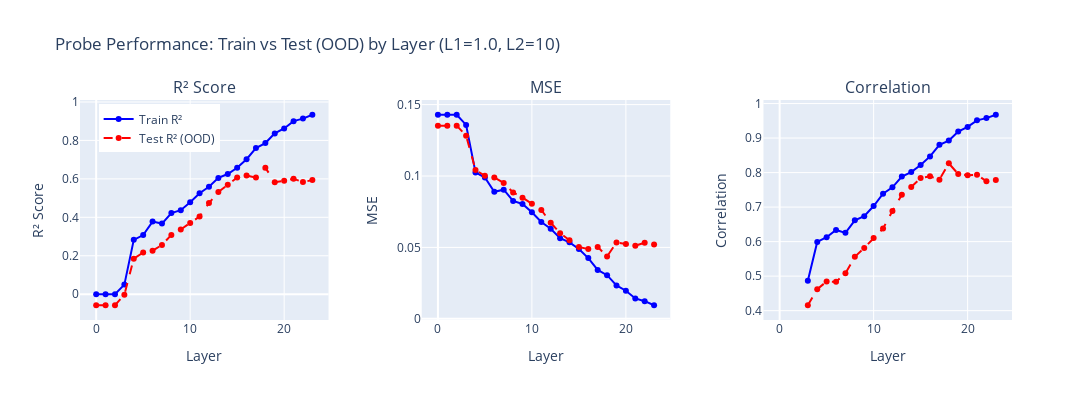

The cell this chart's notebook holds for it:
### Code cell
import numpy as np
from sklearn.linear_model import Ridge, Lasso, ElasticNet
from sklearn.metrics import r2_score, mean_squared_error
from scipy.stats import pearsonr
from sklearn.preprocessing import normalize
import plotly.graph_objects as go
from plotly.subplots import make_subplots
import seaborn as sns
import matplotlib.pyplot as plt

# Regularization parameters (set to 0 for no regularization)
L1_REG = 1.0  # L1 regularization strength (alpha for Lasso/ElasticNet)
L2_REG = 10  # L2 regularization strength (alpha for Ridge/ElasticNet)

# If both L1 and L2 are non-zero, use ElasticNet
# If only L1 is non-zero, use Lasso
# If only L2 is non-zero, use Ridge
# If both are zero, use Ridge with alpha=0 (equivalent to LinearRegression)

# Get unique prompt names and sort them
unique_prompts = sorted(set(m['prompt_name'] for m in metadata))
print(f"Total prompts: {len(unique_prompts)}")

# Last 5 prompts for OOD test set
test_prompts = unique_prompts[-5:]
train_prompts = unique_prompts[:-5]

print(f"\nTrain prompts ({len(train_prompts)}): {train_prompts}")
print(f"Test prompts ({len(test_prompts)}): {test_prompts}")

# Create train/test masks based on prompt names
train_mask = np.array([m['prompt_name'] in train_prompts for m in metadata])
test_mask = np.array([m['prompt_name'] in test_prompts for m in metadata])

print(f"\nTrain sentences: {train_mask.sum()}")
print(f"Test sentences: {test_mask.sum()}")

# Split data
X_train = activations[train_mask]  # (train_sentences, num_layers, hidden_dim)
X_test = activations[test_mask]
y_train = labels[train_mask]
y_test = labels[test_mask]

num_layers = activations.shape[1]
hidden_dim = activations.shape[2]

# Store all probe directions (coefficients) - shape: (num_layers, hidden_dim)
probe_directions = np.zeros((num_layers, hidden_dim))

# Train linear regression for each layer
results = {
    'layer': [],
    'train_r2': [],
    'train_mse': [],
    'train_corr': [],
    'test_r2': [],
    'test_mse': [],
    'test_corr': []
}

print("\n" + "="*70)
print(f"Training probes with L1_REG={L1_REG}, L2_REG={L2_REG}...")
print("="*70)

for layer_idx in range(num_layers):
    # Extract activations for this layer
    X_train_layer = X_train[:, layer_idx, :]  # (train_sentences, hidden_dim)
    X_test_layer = X_test[:, layer_idx, :]    # (test_sentences, hidden_dim)
    
    # Choose model based on regularization
    if L1_REG > 0 and L2_REG > 0:
        # ElasticNet: l1_ratio controls L1 vs L2 balance
        # alpha = L1_REG + L2_REG, l1_ratio = L1_REG / (L1_REG + L2_REG)
        total_alpha = L1_REG + L2_REG
        l1_ratio = L1_REG / total_alpha if total_alpha > 0 else 0.5
        model = ElasticNet(alpha=total_alpha, l1_ratio=l1_ratio, max_iter=10000)
    elif L1_REG > 0:
        model = Lasso(alpha=L1_REG, max_iter=10000)
    else:
        # Use Ridge (works for both L2_REG > 0 and L2_REG == 0)
        model = Ridge(alpha=L2_REG, max_iter=10000)
    
    model.fit(X_train_layer, y_train)
    
    # Save the probe direction (coefficients)
    probe_directions[layer_idx, :] = model.coef_
    
    # Predict on both train and test
    y_pred_train = model.predict(X_train_layer)
    y_pred_test = model.predict(X_test_layer)
    
    # Compute train metrics
    train_r2 = r2_score(y_train, y_pred_train)
    train_mse = mean_squared_error(y_train, y_pred_train)
    train_corr, _ = pearsonr(y_train, y_pred_train)
    
    # Compute test metrics
    test_r2 = r2_score(y_test, y_pred_test)
    test_mse = mean_squared_error(y_test, y_pred_test)
    test_corr, _ = pearsonr(y_test, y_pred_test)
    
    # Store results
    results['layer'].append(layer_idx)
    results['train_r2'].append(train_r2)
    results['train_mse'].append(train_mse)
    results['train_corr'].append(train_corr)
    results['test_r2'].append(test_r2)
    results['test_mse'].append(test_mse)
    results['test_corr'].append(test_corr)
    
    # Print metrics for this layer
    print(f"Layer {layer_idx:2d}: Train R²={train_r2:7.4f} Test R²={test_r2:7.4f} | "
          f"Train Corr={train_corr:7.4f} Test Corr={test_corr:7.4f} | "
          f"Gap R²={train_r2-test_r2:7.4f}")

print("="*70)
print(f"Probe directions saved! Shape: {probe_directions.shape}")

# Convert to numpy arrays for plotting
results['layer'] = np.array(results['layer'])
results['train_r2'] = np.array(results['train_r2'])
results['train_mse'] = np.array(results['train_mse'])
results['train_corr'] = np.array(results['train_corr'])
results['test_r2'] = np.array(results['test_r2'])
results['test_mse'] = np.array(results['test_mse'])
results['test_corr'] = np.array(results['test_corr'])

# Create plots
fig = make_subplots(
    rows=1, cols=3,
    subplot_titles=('R² Score', 'MSE', 'Correlation'),
    horizontal_spacing=0.1
)

# R² plot
fig.add_trace(
    go.Scatter(
        x=results['layer'],
        y=results['train_r2'],
        mode='lines+markers',
        name='Train R²',
        line=dict(width=2, color='blue'),
        marker=dict(size=6)
    ),
    row=1, col=1
)
fig.add_trace(
    go.Scatter(
        x=results['layer'],
        y=results['test_r2'],
        mode='lines+markers',
        name='Test R² (OOD)',
        line=dict(width=2, color='red', dash='dash'),
        marker=dict(size=6)
    ),
    row=1, col=1
)

# MSE plot
fig.add_trace(
    go.Scatter(
        x=results['layer'],
        y=results['train_mse'],
        mode='lines+markers',
        name='Train MSE',
        line=dict(width=2, color='blue'),
        marker=dict(size=6),
        showlegend=False
    ),
    row=1, col=2
)
fig.add_trace(
    go.Scatter(
        x=results['layer'],
        y=results['test_mse'],
        mode='lines+markers',
        name='Test MSE (OOD)',
        line=dict(width=2, color='red', dash='dash'),
        marker=dict(size=6),
        showlegend=False
    ),
    row=1, col=2
)

# Correlation plot
fig.add_trace(
    go.Scatter(
        x=results['layer'],
        y=results['train_corr'],
        mode='lines+markers',
        name='Train Corr',
        line=dict(width=2, color='blue'),
        marker=dict(size=6),
        showlegend=False
    ),
    row=1, col=3
)
fig.add_trace(
    go.Scatter(
        x=results['layer'],
        y=results['test_corr'],
        mode='lines+markers',
        name='Test Corr (OOD)',
        line=dict(width=2, color='red', dash='dash'),
        marker=dict(size=6),
        showlegend=False
    ),
    row=1, col=3
)

# Update axes
fig.update_xaxes(title_text="Layer", row=1, col=1)
fig.update_xaxes(title_text="Layer", row=1, col=2)
fig.update_xaxes(title_text="Layer", row=1, col=3)

fig.update_yaxes(title_text="R² Score", row=1, col=1)
fig.update_yaxes(title_text="MSE", row=1, col=2)
fig.update_yaxes(title_text="Correlation", row=1, col=3)

fig.update_layout(
    title_text=f"Probe Performance: Train vs Test (OOD) by Layer (L1={L1_REG}, L2={L2_REG})",
    height=400,
    width=1400,
    legend=dict(x=0.02, y=0.98)
)

fig.show()

# Print summary statistics
print("\n" + "="*70)
print("SUMMARY STATISTICS")
print("="*70)
print(f"\nTRAIN PERFORMANCE:")
print(f"  Best R²: {results['train_r2'].max():.4f} at layer {results['layer'][results['train_r2'].argmax()]}")
print(f"  Best Correlation: {results['train_corr'].max():.4f} at layer {results['layer'][results['train_corr'].argmax()]}")
print(f"  Mean R²: {results['train_r2'].mean():.4f} ± {results['train_r2'].std():.4f}")
print(f"  Mean Correlation: {results['train_corr'].mean():.4f} ± {results['train_corr'].std():.4f}")

print(f"\nTEST PERFORMANCE (OOD):")
print(f"  Best R²: {results['test_r2'].max():.4f} at layer {results['layer'][results['test_r2'].argmax()]}")
print(f"  Best Correlation: {results['test_corr'].max():.4f} at layer {results['layer'][results['test_corr'].argmax()]}")
print(f"  Mean R²: {results['test_r2'].mean():.4f} ± {results['test_r2'].std():.4f}")
print(f"  Mean Correlation: {results['test_corr'].mean():.4f} ± {results['test_corr'].std():.4f}")

print(f"\nGENERALIZATION GAP:")
r2_gap = results['train_r2'] - results['test_r2']
corr_gap = results['train_corr'] - results['test_corr']
print(f"  Mean R² gap: {r2_gap.mean():.4f} ± {r2_gap.std():.4f}")
print(f"  Mean Correlation gap: {corr_gap.mean():.4f} ± {corr_gap.std():.4f}")
print(f"  Max R² gap: {r2_gap.max():.4f} at layer {results['layer'][r2_gap.argmax()]}")
print("="*70)

### Figure 1 — Plotly figure (JSON) as saved in the notebook; plotly's stock layout.template omitted (floating-point values rounded to 4 significant figures)
{"data": [{"line": {"color": "blue", "width": 2}, "marker": {"size": 6}, "mode": "lines+markers", "name": "Train R²", "type": "scatter", "x": [0, 1, 2, 3, 4, 5, 6, 7, 8, 9, 10, 11, 12, 13, 14, 15, 16, 17, 18, 19, 20, 21, 22, 23], "xaxis": "x", "y": [-2.22e-16, -2.22e-16, -2.22e-16, 0.04993, 0.2828, 0.3077, 0.3777, 0.3673, 0.4223, 0.4371, 0.478, 0.5254, 0.5585, 0.6051, 0.6251, 0.6577, 0.7022, 0.7602, 0.7862, 0.8366, 0.8623, 0.9003, 0.9135, 0.9335], "yaxis": "y"}, {"line": {"color": "red", "dash": "dash", "width": 2}, "marker": {"size": 6}, "mode": "lines+markers", "name": "Test R² (OOD)", "type": "scatter", "x": [0, 1, 2, 3, 4, 5, 6, 7, 8, 9, 10, 11, 12, 13, 14, 15, 16, 17, 18, 19, 20, 21, 22, 23], "xaxis": "x", "y": [-0.05742, -0.05742, -0.05742, -0.00265, 0.1849, 0.2168, 0.2264, 0.2563, 0.3084, 0.3369, 0.3705, 0.4041, 0.4741, 0.5313, 0.5697, 0.6071, 0.6181, 0.6065, 0.6584, 0.5826, 0.59, 0.6, 0.5835, 0.5935], "yaxis": "y"}, {"line": {"color": "blue", "width": 2}, "marker": {"size": 6}, "mode": "lines+markers", "name": "Train MSE", "showlegend": false, "type": "scatter", "x": [0, 1, 2, 3, 4, 5, 6, 7, 8, 9, 10, 11, 12, 13, 14, 15, 16, 17, 18, 19, 20, 21, 22, 23], "xaxis": "x2", "y": [0.1429, 0.1429, 0.1429, 0.1357, 0.1025, 0.09892, 0.08891, 0.0904, 0.08255, 0.08043, 0.07459, 0.06781, 0.06308, 0.05643, 0.05356, 0.04891, 0.04255, 0.03426, 0.03055, 0.02334, 0.01968, 0.01424, 0.01236, 0.009501], "yaxis": "y2"}, {"line": {"color": "red", "dash": "dash", "width": 2}, "marker": {"size": 6}, "mode": "lines+markers", "name": "Test MSE (OOD)", "showlegend": false, "type": "scatter", "x": [0, 1, 2, 3, 4, 5, 6, 7, 8, 9, 10, 11, 12, 13, 14, 15, 16, 17, 18, 19, 20, 21, 22, 23], "xaxis": "x2", "y": [0.1353, 0.1353, 0.1353, 0.1283, 0.1043, 0.1002, 0.09896, 0.09512, 0.08847, 0.08482, 0.08052, 0.07622, 0.06727, 0.05996, 0.05504, 0.05026, 0.04885, 0.05034, 0.0437, 0.05339, 0.05245, 0.05117, 0.05328, 0.052], "yaxis": "y2"}, {"line": {"color": "blue", "width": 2}, "marker": {"size": 6}, "mode": "lines+markers", "name": "Train Corr", "showlegend": false, "type": "scatter", "x": [0, 1, 2, 3, 4, 5, 6, 7, 8, 9, 10, 11, 12, 13, 14, 15, 16, 17, 18, 19, 20, 21, 22, 23], "xaxis": "x3", "y": [NaN, NaN, NaN, 0.4866, 0.599, 0.6127, 0.6338, 0.6254, 0.6618, 0.6735, 0.7032, 0.7388, 0.7573, 0.7884, 0.8014, 0.8217, 0.8469, 0.8805, 0.8927, 0.919, 0.9324, 0.9514, 0.9578, 0.9675], "yaxis": "y3"}, {"line": {"color": "red", "dash": "dash", "width": 2}, "marker": {"size": 6}, "mode": "lines+markers", "name": "Test Corr (OOD)", "showlegend": false, "type": "scatter", "x": [0, 1, 2, 3, 4, 5, 6, 7, 8, 9, 10, 11, 12, 13, 14, 15, 16, 17, 18, 19, 20, 21, 22, 23], "xaxis": "x3", "y": [NaN, NaN, NaN, 0.4157, 0.4622, 0.4845, 0.4838, 0.5081, 0.5561, 0.5817, 0.6104, 0.6378, 0.6886, 0.7356, 0.7581, 0.7842, 0.7891, 0.7796, 0.8267, 0.7958, 0.7923, 0.7938, 0.7747, 0.7783], "yaxis": "y3"}], "layout": {"annotations": [{"font": {"size": 16}, "showarrow": false, "text": "R² Score", "x": 0.1333, "xanchor": "center", "xref": "paper", "y": 1, "yanchor": "bottom", "yref": "paper"}, {"font": {"size": 16}, "showarrow": false, "text": "MSE", "x": 0.5, "xanchor": "center", "xref": "paper", "y": 1, "yanchor": "bottom", "yref": "paper"}, {"font": {"size": 16}, "showarrow": false, "text": "Correlation", "x": 0.8667, "xanchor": "center", "xref": "paper", "y": 1, "yanchor": "bottom", "yref": "paper"}], "height": 400, "legend": {"x": 0.02, "y": 0.98}, "title": {"text": "Probe Performance: Train vs Test (OOD) by Layer (L1=1.0, L2=10)"}, "width": 1400, "xaxis": {"anchor": "y", "domain": [0, 0.2667], "title": {"text": "Layer"}}, "xaxis2": {"anchor": "y2", "domain": [0.3667, 0.6333], "title": {"text": "Layer"}}, "xaxis3": {"anchor": "y3", "domain": [0.7333, 1], "title": {"text": "Layer"}}, "yaxis": {"anchor": "x", "domain": [0, 1], "title": {"text": "R² Score"}}, "yaxis2": {"anchor": "x2", "domain": [0, 1], "title": {"text": "MSE"}}, "yaxis3": {"anchor": "x3", "domain": [0, 1], "title": {"text": "Correlation"}}}}
